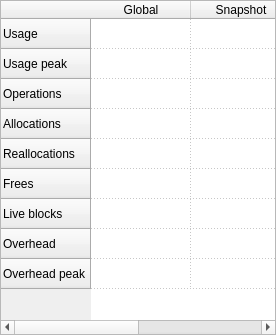
<?xml version="1.0" encoding="UTF-8"?>
<ui version="4.0">
 <class>Stats</class>
 <widget class="QWidget" name="Stats">
  <property name="geometry">
   <rect>
    <x>0</x>
    <y>0</y>
    <width>276</width>
    <height>335</height>
   </rect>
  </property>
  <property name="sizePolicy">
   <sizepolicy hsizetype="Preferred" vsizetype="Minimum">
    <horstretch>0</horstretch>
    <verstretch>0</verstretch>
   </sizepolicy>
  </property>
  <property name="windowTitle">
   <string>Form</string>
  </property>
  <property name="windowIcon">
   <iconset resource="mtuner.qrc">
    <normaloff>:/MTuner/resources/images/table.png</normaloff>:/MTuner/resources/images/table.png</iconset>
  </property>
  <layout class="QGridLayout" name="gridLayout">
   <property name="leftMargin">
    <number>0</number>
   </property>
   <property name="topMargin">
    <number>0</number>
   </property>
   <property name="rightMargin">
    <number>0</number>
   </property>
   <property name="bottomMargin">
    <number>0</number>
   </property>
   <property name="spacing">
    <number>0</number>
   </property>
   <item row="0" column="0">
    <widget class="QTableWidget" name="tableWidget">
     <property name="sizePolicy">
      <sizepolicy hsizetype="Expanding" vsizetype="Minimum">
       <horstretch>0</horstretch>
       <verstretch>0</verstretch>
      </sizepolicy>
     </property>
     <property name="focusPolicy">
      <enum>Qt::NoFocus</enum>
     </property>
     <property name="editTriggers">
      <set>QAbstractItemView::NoEditTriggers</set>
     </property>
     <property name="selectionMode">
      <enum>QAbstractItemView::NoSelection</enum>
     </property>
     <property name="gridStyle">
      <enum>Qt::DotLine</enum>
     </property>
     <attribute name="verticalHeaderVisible">
      <bool>true</bool>
     </attribute>
     <attribute name="verticalHeaderMinimumSectionSize">
      <number>30</number>
     </attribute>
     <attribute name="verticalHeaderDefaultSectionSize">
      <number>30</number>
     </attribute>
     <attribute name="verticalHeaderHighlightSections">
      <bool>false</bool>
     </attribute>
     <attribute name="verticalHeaderStretchLastSection">
      <bool>false</bool>
     </attribute>
     <row>
      <property name="text">
       <string>Usage</string>
      </property>
     </row>
     <row>
      <property name="text">
       <string>Usage peak</string>
      </property>
     </row>
     <row>
      <property name="text">
       <string>Operations</string>
      </property>
     </row>
     <row>
      <property name="text">
       <string>Allocations</string>
      </property>
     </row>
     <row>
      <property name="text">
       <string>Reallocations</string>
      </property>
     </row>
     <row>
      <property name="text">
       <string>Frees</string>
      </property>
     </row>
     <row>
      <property name="text">
       <string>Live blocks</string>
      </property>
     </row>
     <row>
      <property name="text">
       <string>Overhead</string>
      </property>
     </row>
     <row>
      <property name="text">
       <string>Overhead peak</string>
      </property>
     </row>
     <column>
      <property name="text">
       <string>Global</string>
      </property>
     </column>
     <column>
      <property name="text">
       <string>Snapshot</string>
      </property>
     </column>
     <item row="0" column="0">
      <property name="text">
       <string/>
      </property>
      <property name="toolTip">
       <string>Total memory usage, in bytes, at process termination</string>
      </property>
      <property name="textAlignment">
       <set>AlignTrailing|AlignVCenter</set>
      </property>
     </item>
     <item row="0" column="1">
      <property name="text">
       <string/>
      </property>
      <property name="toolTip">
       <string>Total memory usage, in bytes, at the end of selected time slice</string>
      </property>
      <property name="textAlignment">
       <set>AlignTrailing|AlignVCenter</set>
      </property>
     </item>
     <item row="1" column="0">
      <property name="text">
       <string/>
      </property>
      <property name="toolTip">
       <string>Peak memory usage, in bytes</string>
      </property>
      <property name="textAlignment">
       <set>AlignTrailing|AlignVCenter</set>
      </property>
      <property name="flags">
       <set>ItemIsEnabled</set>
      </property>
     </item>
     <item row="1" column="1">
      <property name="text">
       <string/>
      </property>
      <property name="toolTip">
       <string>Peak memory usage, in bytes, inside the selected time slice</string>
      </property>
      <property name="textAlignment">
       <set>AlignTrailing|AlignVCenter</set>
      </property>
     </item>
     <item row="2" column="0">
      <property name="text">
       <string/>
      </property>
      <property name="toolTip">
       <string>Number of memory operations</string>
      </property>
      <property name="textAlignment">
       <set>AlignTrailing|AlignVCenter</set>
      </property>
     </item>
     <item row="2" column="1">
      <property name="text">
       <string/>
      </property>
      <property name="toolTip">
       <string>Number of memory operations in selected time slice</string>
      </property>
      <property name="textAlignment">
       <set>AlignTrailing|AlignVCenter</set>
      </property>
     </item>
     <item row="3" column="0">
      <property name="text">
       <string/>
      </property>
      <property name="toolTip">
       <string>Number of allocations</string>
      </property>
      <property name="textAlignment">
       <set>AlignTrailing|AlignVCenter</set>
      </property>
     </item>
     <item row="3" column="1">
      <property name="text">
       <string/>
      </property>
      <property name="toolTip">
       <string>Number of allocations in selected time slice</string>
      </property>
      <property name="textAlignment">
       <set>AlignTrailing|AlignVCenter</set>
      </property>
     </item>
     <item row="4" column="0">
      <property name="text">
       <string/>
      </property>
      <property name="toolTip">
       <string>Number of reallocations</string>
      </property>
      <property name="textAlignment">
       <set>AlignTrailing|AlignVCenter</set>
      </property>
     </item>
     <item row="4" column="1">
      <property name="text">
       <string/>
      </property>
      <property name="toolTip">
       <string>Number of reallocations in selected time slice</string>
      </property>
      <property name="textAlignment">
       <set>AlignTrailing|AlignVCenter</set>
      </property>
     </item>
     <item row="5" column="0">
      <property name="text">
       <string/>
      </property>
      <property name="toolTip">
       <string>Number of free operations</string>
      </property>
      <property name="textAlignment">
       <set>AlignTrailing|AlignVCenter</set>
      </property>
     </item>
     <item row="5" column="1">
      <property name="text">
       <string/>
      </property>
      <property name="toolTip">
       <string>Number of free operations in selected time slice</string>
      </property>
      <property name="textAlignment">
       <set>AlignTrailing|AlignVCenter</set>
      </property>
     </item>
     <item row="6" column="0">
      <property name="text">
       <string/>
      </property>
      <property name="toolTip">
       <string>Number of memory leaks</string>
      </property>
      <property name="textAlignment">
       <set>AlignTrailing|AlignVCenter</set>
      </property>
     </item>
     <item row="6" column="1">
      <property name="text">
       <string/>
      </property>
      <property name="toolTip">
       <string>Number of memory leaks in selected time slice</string>
      </property>
      <property name="textAlignment">
       <set>AlignTrailing|AlignVCenter</set>
      </property>
     </item>
     <item row="7" column="0">
      <property name="text">
       <string/>
      </property>
      <property name="toolTip">
       <string>Total allocation overhead, in bytes</string>
      </property>
      <property name="textAlignment">
       <set>AlignTrailing|AlignVCenter</set>
      </property>
     </item>
     <item row="7" column="1">
      <property name="text">
       <string/>
      </property>
      <property name="toolTip">
       <string>Total allocation overhead, in bytes, in selected time slice</string>
      </property>
      <property name="textAlignment">
       <set>AlignTrailing|AlignVCenter</set>
      </property>
     </item>
     <item row="8" column="0">
      <property name="text">
       <string/>
      </property>
      <property name="toolTip">
       <string>Peak allocation overhead, in bytes</string>
      </property>
      <property name="textAlignment">
       <set>AlignTrailing|AlignVCenter</set>
      </property>
     </item>
     <item row="8" column="1">
      <property name="text">
       <string/>
      </property>
      <property name="toolTip">
       <string>Peak overhead, in bytes, in selected time slice</string>
      </property>
      <property name="textAlignment">
       <set>AlignTrailing|AlignVCenter</set>
      </property>
     </item>
    </widget>
   </item>
  </layout>
 </widget>
 <resources>
  <include location="mtuner.qrc"/>
 </resources>
 <connections/>
</ui>
